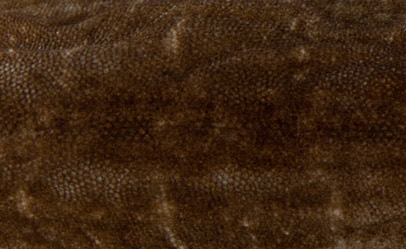
#> input picture Arctos_Database_Images/UCM_HERP_12429_Anolis_rodriguezii_dorsal.jpeg, 406 x 249 px
$ jupyter execute watershed.py.ipynb   (older library calls are emulated)
#> lines starting #> are read from the running program, lines starting #| are printed output that depends on the picture; after the words box and inside, x2 and y2 are one past the last pixel; in counts of white or black regions, pixels touching at a corner belong together
[cell 1]
from skimage.feature import peak_local_max
from skimage.morphology import watershed
from scipy import ndimage
import numpy as np
import argparse
import imutils
import cv2


# construct the argument parse and parse the arguments
ap = argparse.ArgumentParser()
ap.add_argument("-i", "--image", required=True,
	help="path to input image")
args = vars(ap.parse_args())

# load the image and perform pyramid mean shift filtering
# to aid the thresholding step
image = cv2.imread(args["image"])
#> image is the input picture: shape (249, 406, 3); mean B, G, R 16.8, 37.1, 62.2
shifted = cv2.pyrMeanShiftFiltering(image, 21, 51)
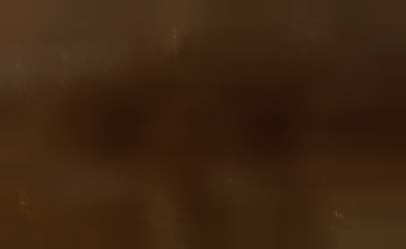
#> shifted: shape (249, 406, 3); mean B, G, R 16.4, 36.7, 61.8
cv2.imshow("Input", image)

# convert the mean shift image to grayscale, then apply
# Otsu's thresholding
gray = cv2.cvtColor(shifted, cv2.COLOR_BGR2GRAY)
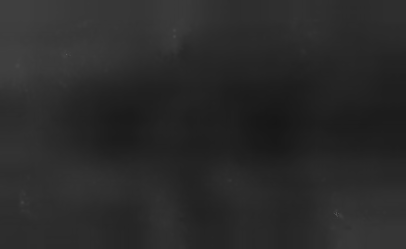
#> gray: shape (249, 406); min 22, max 87, mean 41.9
thresh = cv2.threshold(gray, 0, 255,
	cv2.THRESH_BINARY | cv2.THRESH_OTSU)[1]
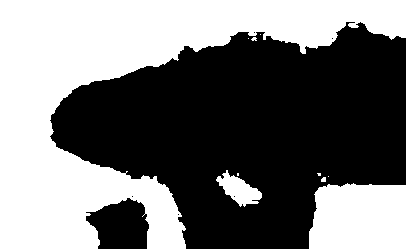
#> thresh: shape (249, 406); 46% white; 10 white regions (6 under 20 px), largest, box (x1, y1, x2, y2) and area: (0, 0, 406, 249) 39702, (309, 183, 406, 249) 5940, (216, 170, 262, 207) 821, (321, 177, 326, 182) 22
cv2.imshow("Thresh", thresh)

$ run again, on Arctos_Database_Images/UCM_HERP_45007_Anolis_anisolepis_ventral.jpeg
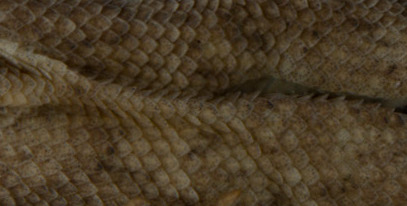
#> input picture Arctos_Database_Images/UCM_HERP_45007_Anolis_anisolepis_ventral.jpeg, 407 x 206 px
#> image is the input picture: shape (206, 407, 3); mean B, G, R 38, 59.6, 74.6
#> `gray = cv2.cvtColor(shifted, cv2.COLOR_BGR2GRAY)`:
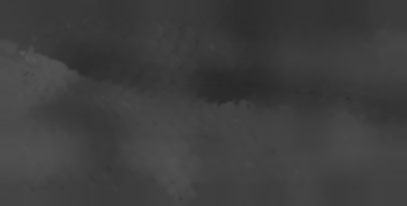
#> gray: shape (206, 407); min 40, max 87, mean 62
#> `thresh = cv2.threshold(gray, 0, 255, cv2.THRESH_BINARY | cv2.THRESH_OT..`:
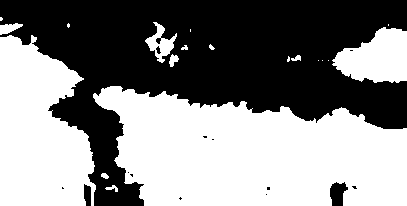
#> thresh: shape (206, 407); 52.2% white; 14 black regions (10 under 20 px), largest, box (x1, y1, x2, y2) and area: (0, 0, 407, 206) 39549, (330, 182, 348, 206) 303, (84, 184, 91, 206) 131, (156, 46, 161, 54) 23
